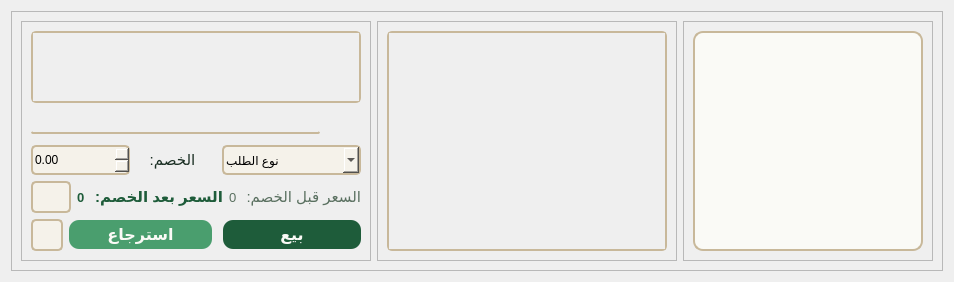
      <widget class="QWidget" name="admin_main_form">
       <layout class="QGridLayout" name="gridLayout_17">
        <item row="0" column="0">
         <widget class="QFrame" name="admin_main_frame">
          <property name="styleSheet">
           <string notr="true">QListWidget{border:2px solid #C8B89A;background-color:#FAFAF6;border-radius:10px;}QScrollArea{border:2px solid #C8B89A;border-radius:5px;background-color:#F5F2EA;}#admin_phone_number_label{border:none;}QLineEdit{background:transparent;border-radius:2px;border-bottom:2px solid #C8B89A;letter-spacing:2px;color:#1A2E23;font-weight:bold;margin-bottom:5px;}#admin_check_discount{padding:2px;border:1.5px solid #C8B89A;border-radius:5px;background:#F5F2EA;}#admin_check_discount::hover{background-color:#E8EDE5;border-color:#2D7A50;}#admin_sell{font-size:16px;background-color:#1E5C3A;color:#FAFAF6;border-radius:10px;font-weight:bold;margin-left:5px;padding:5px;}#admin_retrieve{font-size:16px;background-color:#4A9E6E;color:#FAFAF6;border-radius:10px;font-weight:bold;padding:5px;}#admin_retrieve::hover{background-color:#5BB880;}#admin_sell::hover{background-color:#2D7A50;}#admin_cancel_order{padding:2px;border:1.5px solid #C8B89A;border-radius:5px;background:#F5F2EA;}#admin_cancel_order::hover{background-color:#E8EDE5;border-color:#2D7A50;}#discount_spinbox{border:1.5px solid #C8B89A;border-radius:5px;background:#F5F2EA;}#discount_spinbox::hover{background-color:#E8EDE5;}#discount_spinbox::down-arrow{image:url(:/cashRegisterSystem2/media/arrow-down.png);}#discount_spinbox::up-arrow{image:url(:/cashRegisterSystem2/media/arrow-up.png);}QComboBox::down-arrow{image:url(:/cashRegisterSystem2/media/arrow-down.png);}QComboBox::hover{background-color:#E8EDE5;border:none;}QComboBox{background:#F5F2EA;border:1.5px solid #C8B89A;border-radius:5px;padding:2px;}QListWidget::item{margin:5px;padding:5px;}QListWidget::item::hover{background-color:#E8EDE5;border-radius:5px;}QListWidget::item:selected{background-color:#1E5C3A;color:#FAFAF6;border:none;}</string>
          </property>
          <property name="frameShape"><enum>QFrame::StyledPanel</enum></property>
          <property name="frameShadow"><enum>QFrame::Raised</enum></property>
          <layout class="QGridLayout" name="gridLayout_3">
           <item row="0" column="1">
            <widget class="QFrame" name="admin_products_frame">
             <property name="minimumSize"><size><width>300</width><height>0</height></size></property>
             <property name="frameShape"><enum>QFrame::StyledPanel</enum></property>
             <property name="frameShadow"><enum>QFrame::Raised</enum></property>
             <layout class="QGridLayout" name="gridLayout_13">
              <item row="0" column="0"><widget class="QScrollArea" name="admin_products_scroll_area"><property name="widgetResizable"><bool>true</bool></property><widget class="QWidget" name="admin_products_scroll_area_content"><property name="geometry"><rect><x>0</x><y>0</y><width>674</width><height>634</height></rect></property><layout class="QVBoxLayout" name="verticalLayout"><item><layout class="QVBoxLayout" name="admin_productsVerticalLayout"/></item></layout></widget></widget></item>
             </layout>
            </widget>
           </item>
           <item row="0" column="0">
            <widget class="QFrame" name="admin_cart_frame">
             <property name="minimumSize"><size><width>350</width><height>0</height></size></property>
             <property name="frameShape"><enum>QFrame::StyledPanel</enum></property>
             <property name="frameShadow"><enum>QFrame::Raised</enum></property>
             <layout class="QGridLayout" name="gridLayout_15">
              <item row="1" column="0" colspan="2">
               <layout class="QGridLayout" name="gridLayout_16">
                <item row="1" column="2" colspan="2"><widget class="QComboBox" name="admin_order_type_cmb"><property name="minimumSize"><size><width>130</width><height>30</height></size></property><property name="cursor"><cursorShape>PointingHandCursor</cursorShape></property><property name="placeholderText"><string>نوع الطلب</string></property><item><property name="text"><string>عادي</string></property></item><item><property name="text"><string>اونلاين</string></property></item><item><property name="text"><string>جملة</string></property></item></widget></item>
                <item row="0" column="3"><widget class="QPushButton" name="admin_phone_number_label"><property name="maximumSize"><size><width>35</width><height>16777215</height></size></property><property name="text"><string/></property><property name="icon"><iconset resource="cashRegisterSystem.qrc"><normaloff>:/cashRegisterSystem2/icons/buying-on-smartphone.png</normaloff>:/cashRegisterSystem2/icons/buying-on-smartphone.png</iconset></property></widget></item>
                <item row="1" column="1"><widget class="QLabel" name="admin_discount_label"><property name="maximumSize"><size><width>80</width><height>16777215</height></size></property><property name="styleSheet"><string notr="true">font-size:15px;color:#1A2E23;</string></property><property name="text"><string>     الخصم:</string></property></widget></item>
                <item row="1" column="0"><widget class="QDoubleSpinBox" name="discount_spinbox"><property name="minimumSize"><size><width>80</width><height>30</height></size></property><property name="maximumSize"><size><width>100</width><height>16777215</height></size></property><property name="cursor"><cursorShape>PointingHandCursor</cursorShape></property></widget></item>
                <item row="0" column="0" colspan="3"><widget class="QLineEdit" name="admin_phone_number"><property name="minimumSize"><size><width>0</width><height>30</height></size></property></widget></item>
               </layout>
              </item>
              <item row="0" column="0" colspan="2"><widget class="QScrollArea" name="admin_cartScrollArea"><property name="minimumSize"><size><width>280</width><height>0</height></size></property><property name="maximumSize"><size><width>16777215</width><height>500</height></size></property><property name="widgetResizable"><bool>true</bool></property><widget class="QWidget" name="admin_cart_contents"><property name="geometry"><rect><x>0</x><y>0</y><width>326</width><height>480</height></rect></property><widget class="QWidget" name="layoutWidget"><property name="geometry"><rect><x>9</x><y>9</y><width>311</width><height>481</height></rect></property><layout class="QVBoxLayout" name="admin_cartVerticalLayout"/></widget></widget></widget></item>
              <item row="2" column="0" colspan="2">
               <layout class="QHBoxLayout" name="horizontalLayout_6">
                <item><widget class="QPushButton" name="admin_check_discount"><property name="minimumSize"><size><width>32</width><height>32</height></size></property><property name="cursor"><cursorShape>PointingHandCursor</cursorShape></property><property name="text"><string/></property><property name="icon"><iconset resource="cashRegisterSystem.qrc"><normaloff>:/cashRegisterSystem2/icons/coupon.png</normaloff>:/cashRegisterSystem2/icons/coupon.png</iconset></property></widget></item>
                <item><widget class="QLabel" name="admin_price_after"><property name="styleSheet"><string notr="true">border:none;font-weight:bold;font-size:13px;color:#1E5C3A;</string></property><property name="text"><string>0</string></property></widget></item>
                <item><widget class="QLabel" name="admin_price_after_const"><property name="styleSheet"><string notr="true">border:none;font-weight:bold;font-size:15px;color:#1E5C3A;</string></property><property name="text"><string>السعر بعد الخصم:</string></property></widget></item>
                <item><widget class="QLabel" name="admin_price_before"><property name="styleSheet"><string notr="true">border:none;font-size:13px;color:#5A7060;</string></property><property name="text"><string>0</string></property></widget></item>
                <item><widget class="QLabel" name="admin_price_before_const"><property name="styleSheet"><string notr="true">border:none;font-size:15px;color:#5A7060;</string></property><property name="text"><string>السعر قبل الخصم:</string></property></widget></item>
               </layout>
              </item>
              <item row="3" column="0" colspan="2">
               <layout class="QHBoxLayout" name="horizontalLayout_7">
                <item><widget class="QPushButton" name="admin_cancel_order"><property name="minimumSize"><size><width>32</width><height>32</height></size></property><property name="maximumSize"><size><width>30</width><height>16777215</height></size></property><property name="cursor"><cursorShape>PointingHandCursor</cursorShape></property><property name="text"><string/></property><property name="icon"><iconset resource="cashRegisterSystem.qrc"><normaloff>:/cashRegisterSystem2/icons/empty-cart.png</normaloff>:/cashRegisterSystem2/icons/empty-cart.png</iconset></property></widget></item>
                <item><widget class="QPushButton" name="admin_retrieve"><property name="cursor"><cursorShape>PointingHandCursor</cursorShape></property><property name="text"><string>استرجاع</string></property></widget></item>
                <item><widget class="QPushButton" name="admin_sell"><property name="cursor"><cursorShape>PointingHandCursor</cursorShape></property><property name="text"><string>بيع</string></property></widget></item>
               </layout>
              </item>
             </layout>
            </widget>
           </item>
           <item row="0" column="2">
            <widget class="QFrame" name="admin_categories_list_frame">
             <property name="maximumSize"><size><width>250</width><height>16777215</height></size></property>
             <property name="frameShape"><enum>QFrame::StyledPanel</enum></property>
             <property name="frameShadow"><enum>QFrame::Raised</enum></property>
             <layout class="QGridLayout" name="gridLayout_12">
              <item row="0" column="0"><widget class="QListWidget" name="admin_categories_list"><property name="layoutDirection"><enum>Qt::LeftToRight</enum></property><property name="styleSheet"><string notr="true">font-size:16px;</string></property></widget></item>
             </layout>
            </widget>
           </item>
          </layout>
         </widget>
        </item>
       </layout>
      </widget>
